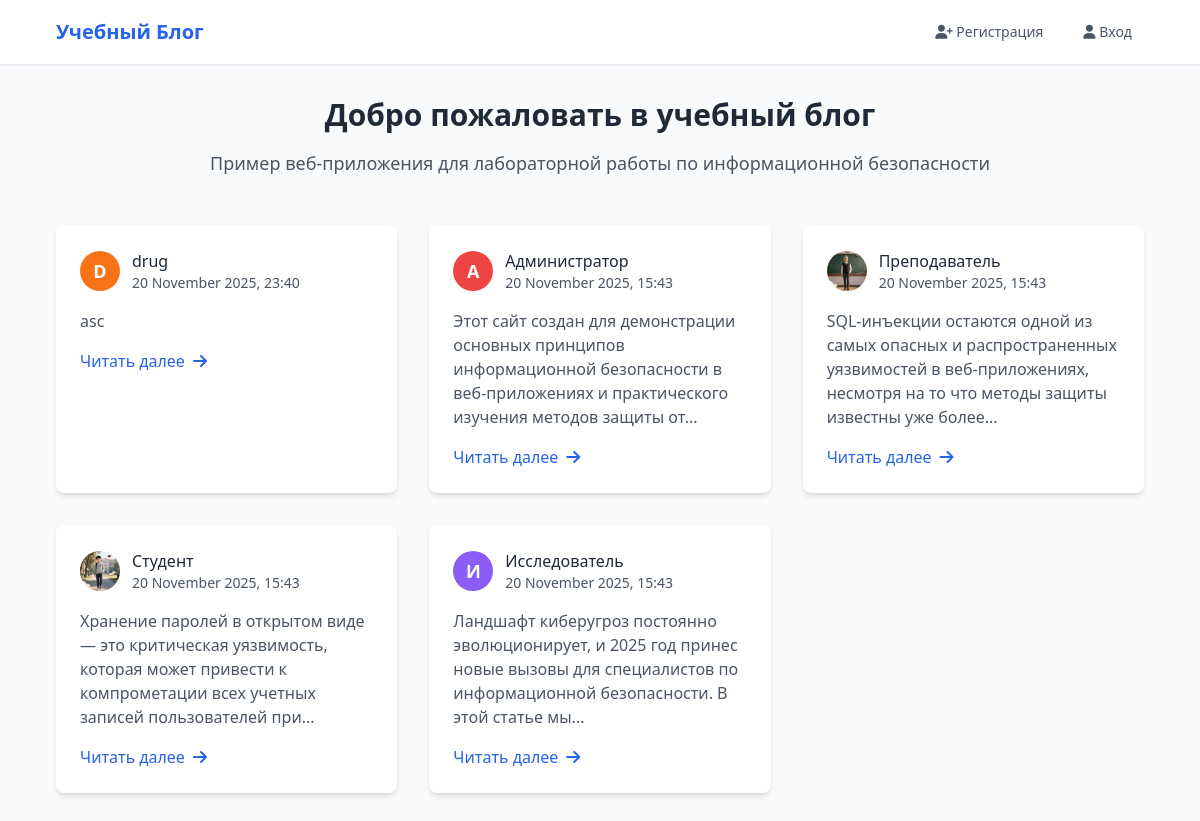
Before: / with the older database file.
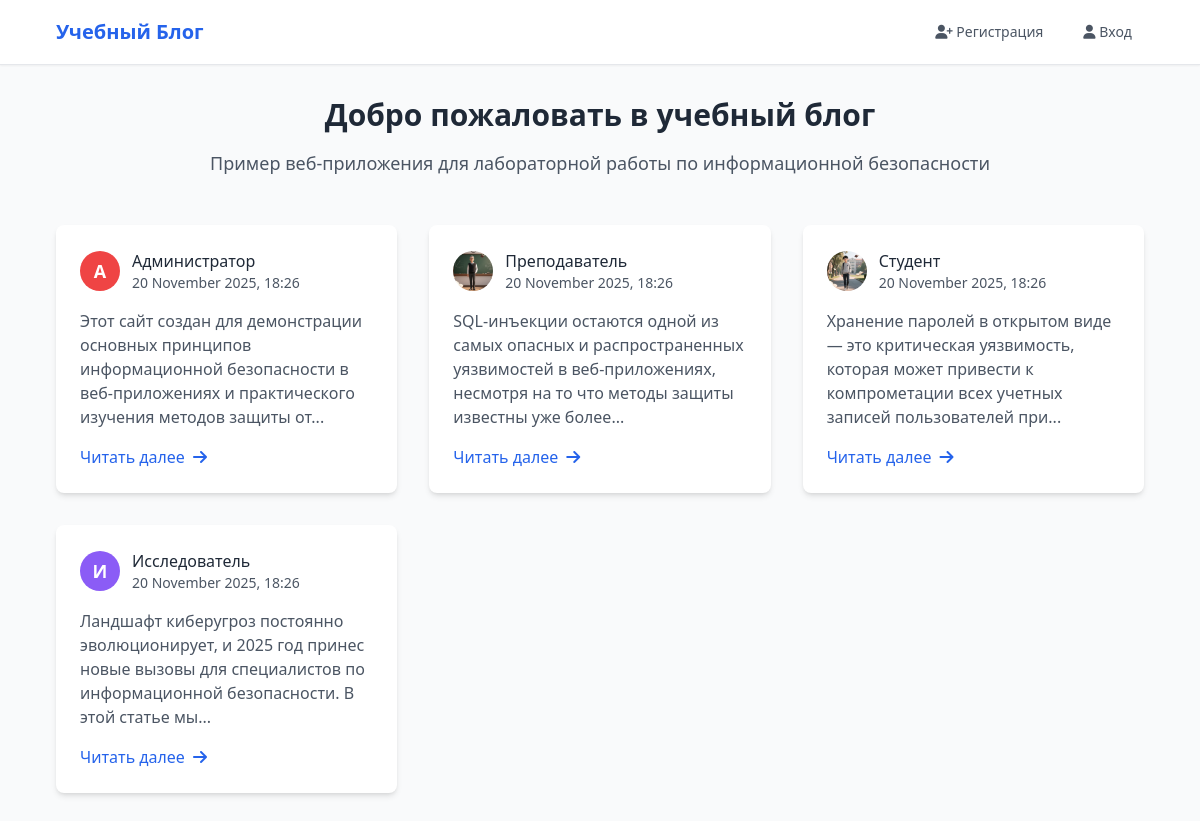
After: the same page with the newer database file.
### tables this page shows
CREATE TABLE posts (
            id INTEGER PRIMARY KEY AUTOINCREMENT,
            title TEXT NOT NULL,
            content TEXT NOT NULL,
            author_id INTEGER NOT NULL,
            created_at TIMESTAMP DEFAULT CURRENT_TIMESTAMP,
            updated_at TIMESTAMP NULL,
            FOREIGN KEY (author_id) REFERENCES users (id)
        );

CREATE TABLE users (
            id INTEGER PRIMARY KEY AUTOINCREMENT,
            username TEXT UNIQUE NOT NULL,
            password_hash TEXT NOT NULL,
            avatar TEXT DEFAULT 'default.png',
            timezone_offset INTEGER DEFAULT 3
        );

### app.py (the view)
@app.route('/')
def index():
    try:
        conn = get_db_connection()
        posts = conn.execute('''
            SELECT p.*, u.username as author_name, u.avatar as author_avatar, u.timezone_offset
            FROM posts p
            JOIN users u ON p.author_id = u.id
            ORDER BY p.created_at DESC
        ''').fetchall()
        formatted_posts = []
        for post in posts:
            post_dict = dict(post)
            post_dict['formatted_date'] = format_datetime(post['created_at'], post['timezone_offset'])
            post_dict['first_letter'] = get_first_letter(post['author_name'])
            if post['updated_at']:
                post_dict['edited_info'] = {
                    'formatted_date': format_datetime(post['updated_at'], post['timezone_offset']),
                    'is_edited': True
                }
            else:
                post_dict['edited_info'] = {'is_edited': False}
            formatted_posts.append(post_dict)
        conn.close()
        return render_template('index.html', posts=formatted_posts)
    except sqlite3.OperationalError as e:
        init_db()
        return redirect(url_for('index'))

### app.py (called while the page is built)
def get_first_letter(username):
    for char in username:
        if char.isalpha():
            return char.upper()
    return username[0].upper() if username else '?'

def format_datetime(dt_str, timezone_offset=3):
    try:
        dt = datetime.fromisoformat(dt_str.replace('T', ' '))
        dt = dt + timedelta(hours=timezone_offset)
        return dt.strftime('%d %B %Y, %H:%M')
    except:
        return dt_str

### database.py (called while the page is built)
def get_db_connection():
    conn = sqlite3.connect(Config.DATABASE_PATH)
    conn.row_factory = sqlite3.Row
    return conn

### templates/index.html (shortened to what this page needs)
{% extends "base.html" %}
{% block content %}
<div class="text-center mb-12">
    <h2 class="text-3xl font-bold text-gray-800 mb-4">Добро пожаловать в учебный блог</h2>
    <p class="text-gray-600 text-lg">Пример веб-приложения для лабораторной работы по информационной безопасности</p>
</div>
<div class="grid grid-cols-1 md:grid-cols-2 lg:grid-cols-3 gap-8">
    {% for post in posts %}
    <div class="bg-white rounded-lg shadow-md overflow-hidden hover:shadow-lg transition-shadow">
        <div class="p-6">
            <div class="flex items-center mb-4">
                {% if post.author_avatar and post.author_avatar != 'default.png' %}
                    <img src="{{ url_for('static', filename='avatars/' + post.author_avatar) }}"
                         alt="Аватар автора"
                         class="w-10 h-10 rounded-full object-cover mr-3">
                {% else %}
                    <div class="avatar-circle avatar-{{ post.first_letter }} mr-3">
                        {{ post.first_letter }}
                    </div>
                {% endif %}
                <div>
                    <p class="font-medium text-gray-800">{{ post.author_name }}</p>
                    <p class="text-sm text-gray-600">{{ post.formatted_date }}</p>
                </div>
            </div>
            <p class="text-gray-600 mb-4">{{ post.content|striptags|truncate(150) }}</p>
            <div class="flex justify-between items-center">
                <a href="{{ url_for('post_detail', post_id=post.id) }}" class="text-blue-600 hover:text-blue-800 font-medium flex items-center">
                    Читать далее <i class="fas fa-arrow-right ml-2"></i>
                </a>
            </div>
        </div>
    </div>
    {% endfor %}
</div>
{% endblock %}

### templates/base.html (shortened to what this page needs)
<!DOCTYPE html>
<html lang="ru">
<head>
    <script src="https://cdn.tailwindcss.com"></script>
    <link rel="stylesheet" href="https://cdnjs.cloudflare.com/ajax/libs/font-awesome/6.4.0/css/all.min.css">
</head>
<body class="bg-gray-50 min-h-screen">
    <nav class="bg-white shadow-sm border-b">
        <div class="max-w-6xl mx-auto px-4 sm:px-6 lg:px-8">
            <div class="flex justify-between h-16">
                <div class="flex items-center">
                    <a href="{{ url_for('index') }}" class="text-xl font-bold text-blue-600 hover:text-blue-800">Учебный Блог</a>
                </div>
                <div class="flex items-center space-x-4">
                    {% if session.username %}
                        <div class="flex items-center space-x-2">
                            {% if session.avatar and session.avatar != 'default.png' %}
                                <img src="{{ url_for('static', filename='avatars/' + session.avatar) }}"
                                     alt="Аватар"
                                     class="w-8 h-8 rounded-full object-cover">
                            {% else %}
                                <div class="avatar-circle avatar-{{ session.username|first|upper }} w-8 h-8 flex items-center justify-center text-sm">
                                    {{ session.username|first|upper }}
                                </div>
                            {% endif %}
                            <span class="hidden md:inline text-gray-700 font-medium">{{ session.username }}</span>
                        </div>
                        <a href="{{ url_for('profile') }}" class="text-gray-600 hover:text-blue-600 px-3 py-2 rounded-md text-sm font-medium">
                            <i class="fas fa-user-cog"></i>
                        </a>
                        <a href="{{ url_for('logout') }}" class="text-gray-600 hover:text-blue-600 px-3 py-2 rounded-md text-sm font-medium">
                            <i class="fas fa-sign-out-alt"></i>
                        </a>
                        <a href="{{ url_for('new_post') }}" class="bg-blue-600 hover:bg-blue-700 text-white px-4 py-2 rounded-md text-sm font-medium transition duration-200">
                            <i class="fas fa-plus"></i> Новый пост
                        </a>
                    {% else %}
                        <a href="{{ url_for('register') }}" class="text-gray-600 hover:text-blue-600 px-3 py-2 rounded-md text-sm font-medium">
                            <i class="fas fa-user-plus"></i> Регистрация
                        </a>
                        <a href="{{ url_for('login') }}" class="text-gray-600 hover:text-blue-600 px-3 py-2 rounded-md text-sm font-medium">
                            <i class="fas fa-user"></i> Вход
                        </a>
                    {% endif %}
                </div>
            </div>
        </div>
    </nav>
    <main class="max-w-6xl mx-auto px-4 sm:px-6 lg:px-8 py-8">
        {% block content %}{% endblock %}
    </main>
</body>
</html>

### templates/base.html (style rules this page uses)
.avatar-circle { width: 40px; height: 40px; border-radius: 50%; display: flex; align-items: center; justify-content: center; font-weight: bold; color: white; font-size: 18px; background-color: #6b7280; }
.avatar-А, .avatar-Б, .avatar-В { background-color: #ef4444; }
.avatar-Ж, .avatar-З, .avatar-И { background-color: #8b5cf6; }

Changed rows visible on the page:
removed posts: first_letter "D", author_name "drug", formatted_date "20 November 2025, 23:40", content "asc"
changed posts "Администратор": formatted_date "20 November 2025, 15:43" → "20 November 2025, 18:26"
changed posts "Преподаватель": formatted_date "20 November 2025, 15:43" → "20 November 2025, 18:26"
changed posts "Студент": formatted_date "20 November 2025, 15:43" → "20 November 2025, 18:26"
changed posts "Исследователь": formatted_date "20 November 2025, 15:43" → "20 November 2025, 18:26"
